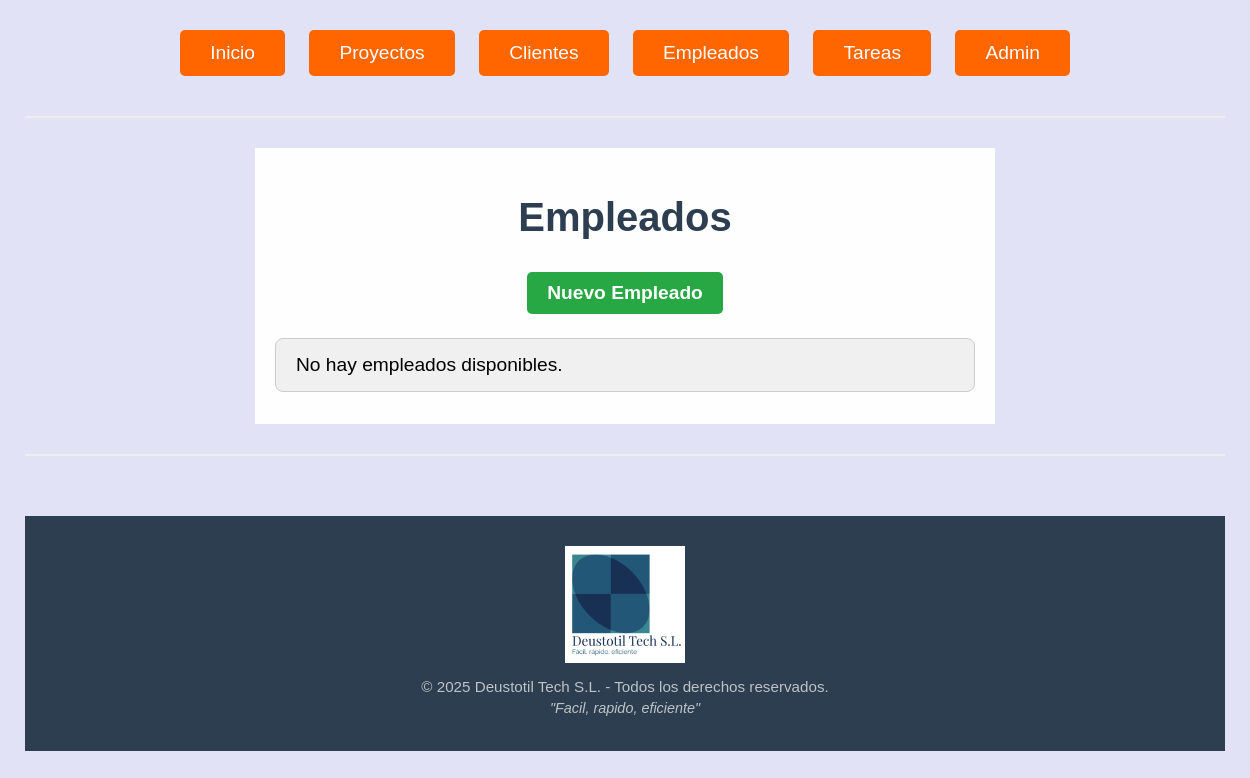
/empleados/, run on an earlier commit of the app's database.
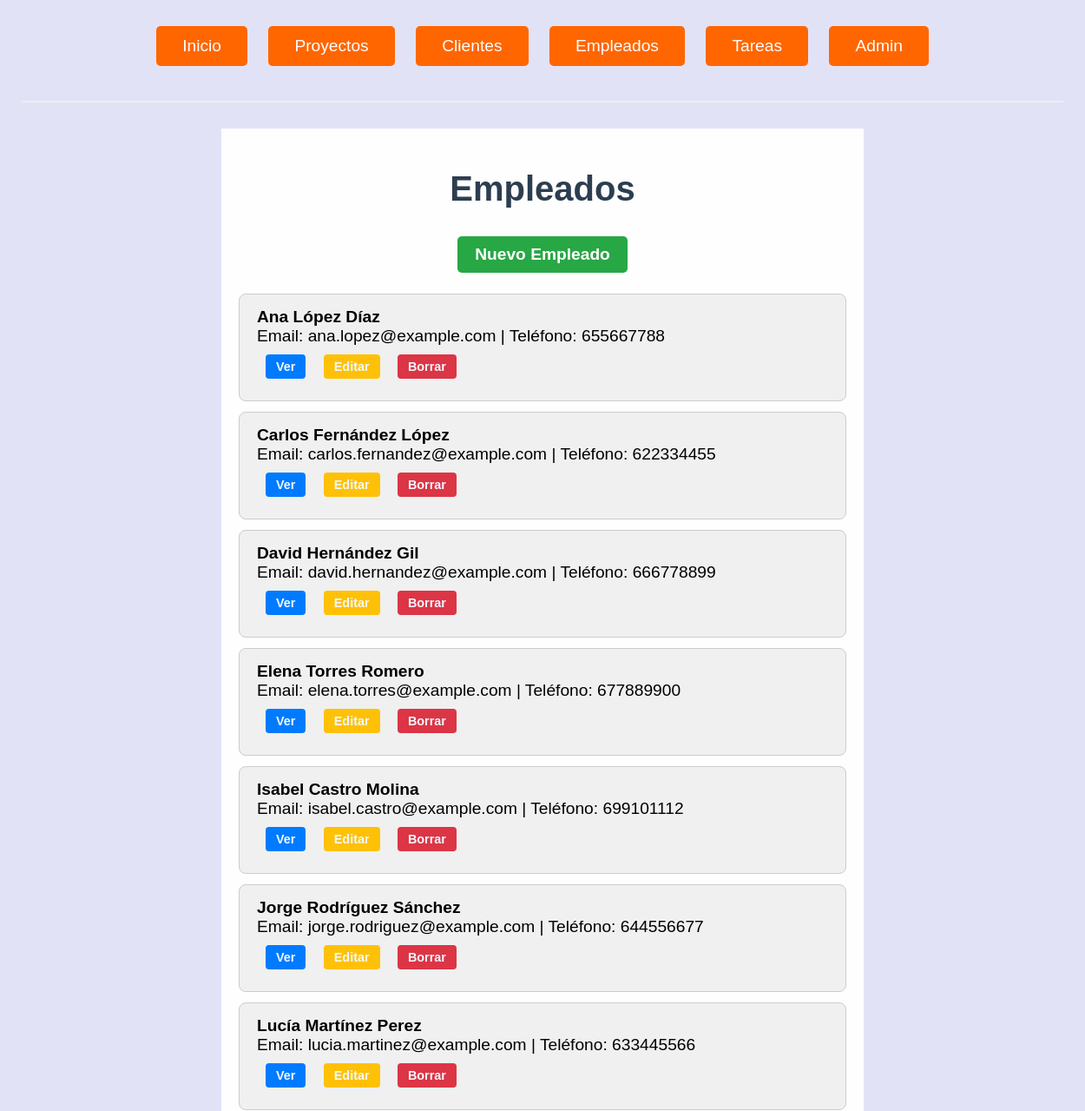
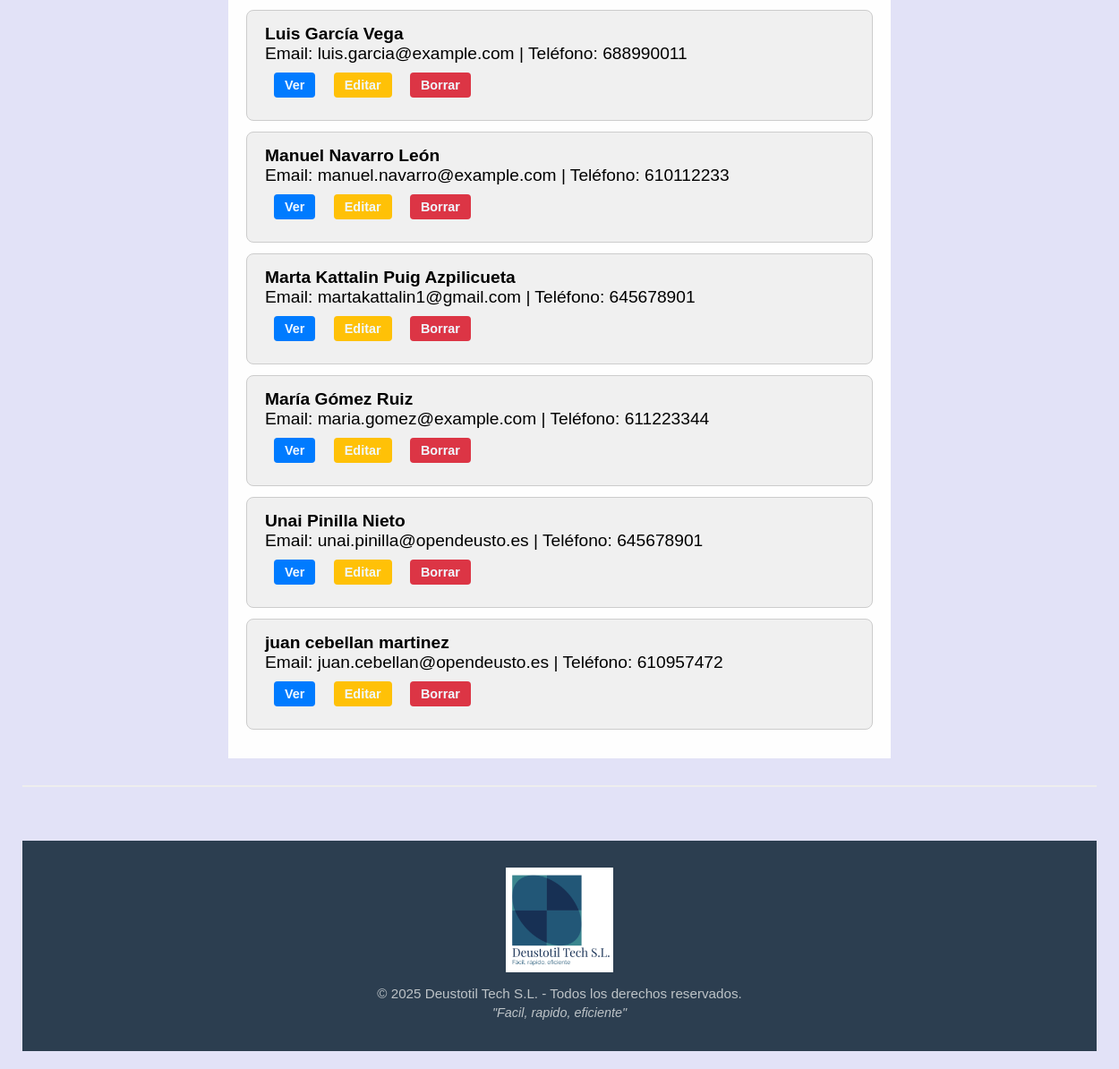
And on a later commit of the database (2 pictures, top to bottom).
### gestion_produccion_G6/models.py (models this page shows, shortened)
class Empleado(models.Model):
    dni = models.CharField(max_length=10, unique=True)
    nombre = models.CharField(max_length=50)
    apellidos = models.CharField(max_length=100)
    email = models.EmailField()
    telefono = models.CharField(max_length=15)

### gestion_produccion_G6/views.py (the view)
# urls.py: path('empleados/', views.EmpleadoListView.as_view(), name='empleado_list'),
class EmpleadoListView(ListView):
    model = Empleado
    template_name = 'empleado_list.html'
    context_object_name = 'empleados'
    ordering = ['nombre']
    def get(self, request, *args, **kwargs):
        vengo_de = request.GET.get('vengo_de', None)
        if vengo_de == "boton_arriba":
            request.session['origen'] = request.build_absolute_uri()
        return super().get(request, *args, **kwargs)

### gestion_produccion_G6/templates/empleado_list.html
{% extends "base.html" %} {% block content %}
<h1>Empleados</h1>
<a href="{% url 'empleado_create' %}" class="boton_crear">Nuevo Empleado</a>
<ul class="lista_general">
  {% for empleado in empleados %}
  <li class="lista">
    <strong>{{ empleado.nombre }} {{ empleado.apellidos }}</strong><br />
    Email: {{ empleado.email }} | Teléfono: {{ empleado.telefono }}<br />
    <a href="{% url 'empleado_detail' empleado.pk %}" class="boton_ver">Ver</a>
    <a href="{% url 'empleado_update' empleado.pk %}" class="boton_editar"
      >Editar</a
    >
    <a href="{% url 'empleado_delete' empleado.pk %}" class="boton_eliminar"
      >Borrar</a
    >
  </li>
  {% empty %}
  <li class="lista">No hay empleados disponibles.</li>
  {% endfor %}
</ul>
{% endblock %}

### gestion_produccion_G6/templates/base.html (shortened to what this page needs)
{% load static %}
<!DOCTYPE html>
<html lang="es">
  <head>
    <link rel="stylesheet" href="{% static 'CSS/general.css' %}" />
  </head>
  <body>
    <div class="div_principal">
      <nav>
        <a href="{% url 'landing' %}?vengo_de=boton_arriba" class="inicio">Inicio</a>
        <a href="{% url 'proyecto_list' %}?vengo_de=boton_arriba" class="inicio">Proyectos</a>
        <a href="{% url 'cliente_list' %}?vengo_de=boton_arriba" class="inicio">Clientes</a>
        <a href="{% url 'empleado_list' %}?vengo_de=boton_arriba" class="inicio">Empleados</a>
        <a href="{% url 'tarea_list' %}?vengo_de=boton_arriba" class="inicio">Tareas</a>
        <a href="{% url 'admin:index' %}?vengo_de=boton_arriba" class="inicio">Admin</a>
      </nav>
      <hr />
      <div class="bloque_centrado">{% block content %} {% endblock %}</div>
      <hr />
    <footer class="mensaje_footer">
      <div class="footer_content">
        <img
          src="{% static 'images/logo.png' %}"
          alt="Logo de Deustotil Tech S.L."
          class="footer_logo"
        />
        <p class="footer_text">&copy; 2025 Deustotil Tech S.L. - Todos los derechos reservados.</p>
        <p class="footer_slogan">"Facil, rapido, eficiente"</p>
      </div>
    </footer>
    </div>
  </body>
</html>

### gestion_produccion_G6/static/CSS/general.css (style rules this page uses)
body { font-family: 'Arial', sans-serif; background-color: #e2e2f7; margin: 0; padding: 0; }
img { max-width: 150px; height: auto; display: block; margin: 20px auto; }
.div_principal { width: 100%; max-width: 1200px; margin: 0 auto; justify-content: center; padding: 20px; }
nav { justify-content: center; text-align: center; margin-bottom: 20px; }
hr { border: 0; border-top: 2px solid #eee; margin: 30px 0; }
.mensaje_footer { background-color: #2c3e50; color: #ecf0f1; padding: 30px 15px; text-align: center; margin-top: 60px; }
.footer_content { max-width: 1000px; margin: 0 auto; }
.footer_logo { max-width: 120px; height: auto; margin: 0 auto 15px; display: block; }
.footer_text, .footer_slogan { margin: 5px 0; font-size: 0.95rem; color: #bdc3c7; }
.footer_slogan { font-style: italic; font-size: 0.9rem; }
h1 { text-align: center; font-size: 2.5rem; color: #2c3e50; margin-bottom: 2rem; justify-content: center; }
p { font-size: 1.5rem; color: #555; margin-bottom: 2rem; }
a { text-decoration: none; padding: 12px 30px; font-size: 1.2rem; color: white; background-color: #007bff; border-radius: 5px; display: inline-block; margin: 10px; transition: all 0.3s ease; }
.inicio { background-color: rgb(255, 102, 0); }
.boton_crear { display: block; width: fit-content; margin: 0 auto 1.5rem auto; background-color: #28a745; color: white; padding: 10px 20px; text-decoration: none; border-radius: 5px; font-weight: bold; }
.lista_general { list-style: none; padding: 0; max-width: 700px; margin: 0 auto; }
.lista { background-color: #f0f0f0; padding: 15px 20px; border: 1px solid #ccc; margin-bottom: 12px; border-radius: 8px; font-size: 1.2rem; list-style: none; }
.lista strong { font-size: 1.2rem; }
.boton_ver, .boton_editar, .boton_eliminar, .boton_cancelar, .boton_guardar, .boton_retrasada { display: inline-block; padding: 6px 12px; font-size: 0.9rem; border-radius: 4px; margin-right: 5px; text-decoration: none; color:aliceblue; font-weight: bold; }
.boton_ver { background-color: #007bff; }
.boton_editar { background-color: #ffc107; }
.boton_eliminar, .boton_retrasada { background-color: #dc3545; }
.bloque_centrado { max-width: 700px; margin: 0 auto; padding: 20px; background-color: #fefefe; text-align: left; }

What changed in the data, as far as the page shows it:
added Empleado: nombre "Ana", apellidos "López Díaz", email "ana.lopez@example.com", telefono "655667788"
added Empleado: nombre "Carlos", apellidos "Fernández López", email "carlos.fernandez@example.com", telefono "622334455"
added Empleado: nombre "David", apellidos "Hernández Gil", email "david.hernandez@example.com", telefono "666778899"
added Empleado: nombre "Elena", apellidos "Torres Romero", email "elena.torres@example.com", telefono "677889900"
added Empleado: nombre "Isabel", apellidos "Castro Molina", email "isabel.castro@example.com", telefono "699101112"
added Empleado: nombre "Jorge", apellidos "Rodrí­guez Sánchez", email "jorge.rodriguez@example.com", telefono "644556677"
added Empleado: nombre "Lucía", apellidos "Martínez Perez", email "lucia.martinez@example.com", telefono "633445566"
added Empleado: nombre "Luis", apellidos "García Vega", email "luis.garcia@example.com", telefono "688990011"
added Empleado: nombre "Manuel", apellidos "Navarro León", email "manuel.navarro@example.com", telefono "610112233"
added Empleado: nombre "Marta Kattalin", apellidos "Puig Azpilicueta", email "martakattalin1@gmail.com", telefono "645678901"
added Empleado: nombre "María", apellidos "Gómez Ruiz", email "maria.gomez@example.com", telefono "611223344"
added Empleado: nombre "Unai", apellidos "Pinilla Nieto", email "unai.pinilla@opendeusto.es", telefono "645678901"
added Empleado: nombre "juan", apellidos "cebellan martinez", email "juan.cebellan@opendeusto.es", telefono "610957472"
Also different on the page:
text no longer shown: "No hay empleados disponibles."
